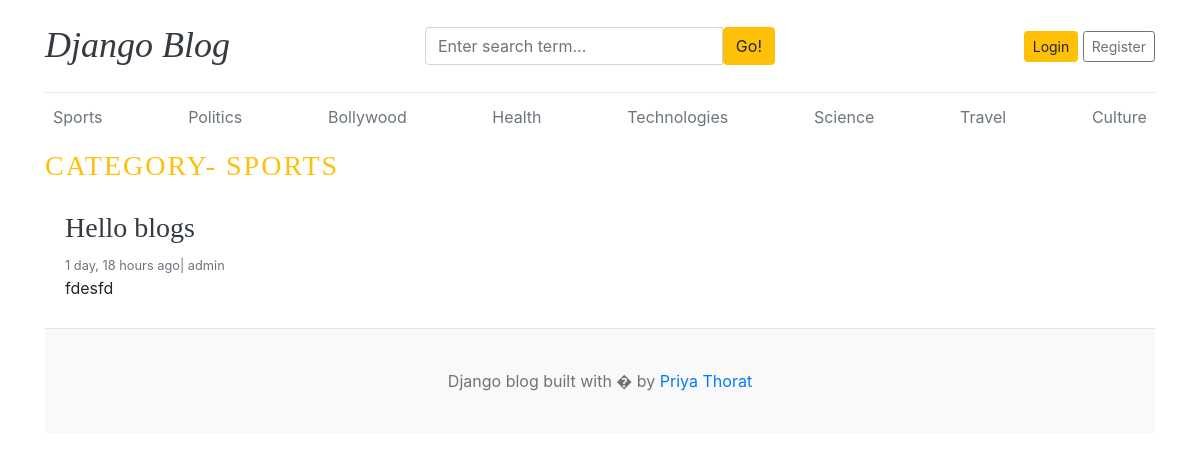
The app's page /category/1/, older data.
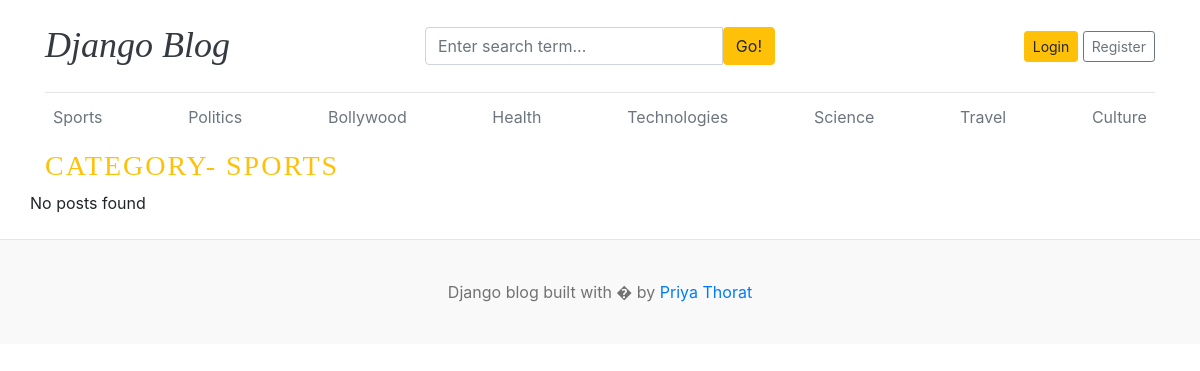
The same page, newer data.
### blogs/models.py (models this page shows, shortened)
class Category(models.Model):
    category_name=models.CharField(max_length=50,unique=True)
    created_at=models.DateTimeField(auto_now_add=True)
    updated_at=models.DateTimeField(auto_now=True)
    class Meta:  #its for plural categorys to ==
        verbose_name_plural='categories'
    def __str__(self): #its used for admin panel not to return object1 return name
        return self.category_name

class Blog(models.Model):
    title = models.CharField(max_length=100)
    slug = models.SlugField(max_length=150, unique=True, blank=True)
    category = models.ForeignKey(Category, on_delete=models.CASCADE)
    author = models.ForeignKey(User, on_delete=models.CASCADE)
    featured_img = models.ImageField(upload_to='uploads/%Y/%m/%d')
    short_description = models.TextField(max_length=500)
    blog_body = models.TextField(max_length=2000)
    status = models.CharField(max_length=20,choices=STATUS_CHOICES, default="Draft")
    is_featured = models.BooleanField(default=False)
    created_at = models.DateTimeField(auto_now_add=True)
    updated_at = models.DateTimeField(auto_now=True)

### blogs/views.py (the view)
# urls.py: path('<int:category_id>/',views.posts_by_category , name='posts_by_category')
def posts_by_category(request, category_id):
    posts=Blog.objects.filter(status="Published",category=category_id)
    category=get_object_or_404(Category,pk=category_id) #second method 404  show the error page
    context={
        'posts':posts,
        'category':category
    }
    return render(request,'post_by_category.html',context)

### blogs/context_processors.py (called while the page is built)
def get_categories(request):
    categories=Category.objects.all()
    return dict(categories=categories)

def get_social_links(request):
    social_links=SocialLink.objects.all()
    return dict(social_links=social_links)

### template/post_by_category.html
{% extends 'base.html'%}
    {% block content  %}
 <h3 class="text-uppercase text-warning" style="letter-spacing: 2px;">Category- {{category}}</h3>
  <div class="row mb-2">
    {%if posts%}
    {% for post in posts %}
    <div class="col-md-6">
      <div class="card border-0" >
        <div class="card-body">
          <h3><a href= "{%url 'blogs' post.slug %}" class="text-dark" >{{post.title}}</a></h3>
          <small class="mb-1 text-muted">{{post.created_at | timesince}} ago| {{post.author}}</small>
          <p class="card-text">{{post.short_description | truncatewords:25}}</p>
        </div>
      </div>
    </div>
  {%endfor%}
  {%else%}
  <p>No posts found</p>
  </div>
  {%endif%}
</div>
{% endblock %}

### template/base.html (shortened to what this page needs)
<!DOCTYPE html>
<html lang="en">
<head>
    <link href="https://getbootstrap.com/docs/4.0/dist/css/bootstrap.min.css" rel="stylesheet">
    <link href="css/blog.css" rel="stylesheet">
  </head>
<body>
    <div class="container">
      <header class="blog-header py-3">
        <div class="row flex-nowrap justify-content-between align-items-center">
          <div class="col-4 pt-1">
            <h1 class="font-italic"><a class="blog-header-logo text-dark" href="/">Django Blog</a></h1>
          </div>
          <div class="col-4">
            <form action="{% url 'search'%}" method="GET">
              <div class="input-group">
                        <input class="form-control" type="text" name="keyword" value="{{keyword}}" placeholder="Enter search term..." aria-label="Enter search term..." aria-describedby="button-search" />
                        <button type="submit" class="btn btn-warning" id="button-search" type="button">Go!</button>
                    </div>
            </form>
          </div>
          <div class="col-4 d-flex justify-content-end align-items-center">
            {% if not user.is_authenticated%}
            <a class="btn btn-sm btn-warning" href="{% url 'login' %}">Login</a> &nbsp;
            <a class="btn btn-sm btn-outline-secondary" href="{% url 'register' %}">Register</a>
            {% else %}
            <span>You are logged as {{user}}</span>&nbsp;&nbsp;
            <span><a href="{% url 'logout' %}">Logout</a></span>
            {% endif %}
          </div>
        </div>
      </header>
      <div class="nav-scroller py-1 mb-2">
        <nav class="nav d-flex justify-content-between">
          {% for cat in categories%}
          <a class="p-2 text-muted" href="{% url 'posts_by_category' cat.id %}">{{cat.category_name}}</a>
          {%endfor%}
        </nav>
      </div>
{% block content%}
{%endblock%}
   <footer class="blog-footer">
  <p class="text-center">Django blog built with � by <a href="#">Priya Thorat</a></p>
</footer>
</body>
</html>

Row changes from the older to the newer data that the page shows:
no longer on this page (row edited): Blog: title "Hello blogs", created_at "1 day, 18 hours", author "admin", short_description "fdesfd"
Text that changed along with them:
text now shown: "No posts found"
